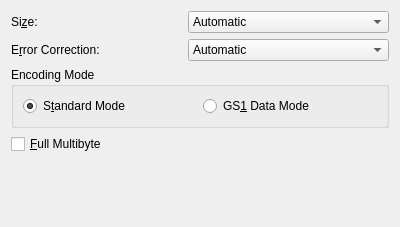
<?xml version="1.0" encoding="UTF-8"?>
<ui version="4.0">
 <class>grpRMQR</class>
 <widget class="QWidget" name="grpRMQR">
  <property name="geometry">
   <rect>
    <x>0</x>
    <y>0</y>
    <width>400</width>
    <height>227</height>
   </rect>
  </property>
  <property name="maximumSize">
   <size>
    <width>600</width>
    <height>16777215</height>
   </size>
  </property>
  <property name="windowTitle">
   <string>Form</string>
  </property>
  <layout class="QVBoxLayout" name="verticalLayout">
   <item>
    <layout class="QGridLayout" name="grpRMQROptions">
     <item row="0" column="0">
      <widget class="QLabel" name="labelRMQRSize">
       <property name="text">
        <string>Si&amp;ze:</string>
       </property>
       <property name="toolTip">
        <string>Set height and width (H x W) of symbol</string>
       </property>
       <property name="buddy">
        <cstring>cmbRMQRSize</cstring>
       </property>
      </widget>
     </item>
     <item row="0" column="1">
      <widget class="QComboBox" name="cmbRMQRSize">
       <property name="toolTip">
        <string>Set height and width (H x W) of symbol</string>
       </property>
       <property name="maxVisibleItems">
        <number>21</number>
       </property>
       <item>
        <property name="text">
         <string>Automatic</string>
        </property>
       </item>
       <item>
        <property name="text">
         <string>R7x43 (Zint 1)</string>
        </property>
       </item>
       <item>
        <property name="text">
         <string>R7x59 (Zint 2)</string>
        </property>
       </item>
       <item>
        <property name="text">
         <string>R7x77 (Zint 3)</string>
        </property>
       </item>
       <item>
        <property name="text">
         <string>R7x99 (Zint 4)</string>
        </property>
       </item>
       <item>
        <property name="text">
         <string>R7x139 (Zint 5)</string>
        </property>
       </item>
       <item>
        <property name="text">
         <string>R9x43 (Zint 6)</string>
        </property>
       </item>
       <item>
        <property name="text">
         <string>R9x59 (Zint 7)</string>
        </property>
       </item>
       <item>
        <property name="text">
         <string>R9x77 (Zint 8)</string>
        </property>
       </item>
       <item>
        <property name="text">
         <string>R9x99 (Zint 9)</string>
        </property>
       </item>
       <item>
        <property name="text">
         <string>R9x139 (Zint 10)</string>
        </property>
       </item>
       <item>
        <property name="text">
         <string>R11x27 (Zint 11)</string>
        </property>
       </item>
       <item>
        <property name="text">
         <string>R11x43 (Zint 12)</string>
        </property>
       </item>
       <item>
        <property name="text">
         <string>R11x59 (Zint 13)</string>
        </property>
       </item>
       <item>
        <property name="text">
         <string>R11x77 (Zint 14)</string>
        </property>
       </item>
       <item>
        <property name="text">
         <string>R11x99 (Zint 15)</string>
        </property>
       </item>
       <item>
        <property name="text">
         <string>R11x139 (Zint 16)</string>
        </property>
       </item>
       <item>
        <property name="text">
         <string>R13x27 (Zint 17)</string>
        </property>
       </item>
       <item>
        <property name="text">
         <string>R13x43 (Zint 18)</string>
        </property>
       </item>
       <item>
        <property name="text">
         <string>R13x59 (Zint 19)</string>
        </property>
       </item>
       <item>
        <property name="text">
         <string>R13x77 (Zint 20)</string>
        </property>
       </item>
       <item>
        <property name="text">
         <string>R13x99 (Zint 21)</string>
        </property>
       </item>
       <item>
        <property name="text">
         <string>R13x139 (Zint 22)</string>
        </property>
       </item>
       <item>
        <property name="text">
         <string>R15x43 (Zint 23)</string>
        </property>
       </item>
       <item>
        <property name="text">
         <string>R15x59 (Zint 24)</string>
        </property>
       </item>
       <item>
        <property name="text">
         <string>R15x77 (Zint 25)</string>
        </property>
       </item>
       <item>
        <property name="text">
         <string>R15x99 (Zint 26)</string>
        </property>
       </item>
       <item>
        <property name="text">
         <string>R15x139 (Zint 27)</string>
        </property>
       </item>
       <item>
        <property name="text">
         <string>R17x43 (Zint 28)</string>
        </property>
       </item>
       <item>
        <property name="text">
         <string>R17x59 (Zint 29)</string>
        </property>
       </item>
       <item>
        <property name="text">
         <string>R17x77 (Zint 30)</string>
        </property>
       </item>
       <item>
        <property name="text">
         <string>R17x99 (Zint 31)</string>
        </property>
       </item>
       <item>
        <property name="text">
         <string>R17x139 (Zint 32)</string>
        </property>
       </item>
       <item>
        <property name="text">
         <string>R7 x Automatic Width (Zint 33)</string>
        </property>
       </item>
       <item>
        <property name="text">
         <string>R9 x Automatic Width (Zint 34)</string>
        </property>
       </item>
       <item>
        <property name="text">
         <string>R11 x Automatic Width (Zint 35)</string>
        </property>
       </item>
       <item>
        <property name="text">
         <string>R13 x Automatic Width (Zint 36)</string>
        </property>
       </item>
       <item>
        <property name="text">
         <string>R15 x Automatic Width (Zint 37)</string>
        </property>
       </item>
       <item>
        <property name="text">
         <string>R17 x Automatic Width (Zint 38)</string>
        </property>
       </item>
      </widget>
     </item>
     <item row="1" column="0">
      <widget class="QLabel" name="labelRMQRECC">
       <property name="text">
        <string>E&amp;rror Correction:</string>
       </property>
       <property name="toolTip">
        <string>Set percentage of capacity to use for
error correction codewords</string>
       </property>
       <property name="buddy">
        <cstring>cmbRMQRECC</cstring>
       </property>
      </widget>
     </item>
     <item row="1" column="1">
      <widget class="QComboBox" name="cmbRMQRECC">
       <property name="toolTip">
        <string>Set percentage of capacity to use for
error correction codewords</string>
       </property>
       <item>
        <property name="text">
         <string>Automatic</string>
        </property>
       </item>
       <item>
        <property name="text">
         <string>~37% (Level M)</string>
        </property>
       </item>
       <item>
        <property name="text">
         <string>~65% (Level H)</string>
        </property>
       </item>
      </widget>
     </item>
    </layout>
   </item>
   <item>
    <widget class="QGroupBox" name="groupBoxRMQREncodingMode">
     <property name="title">
      <string>Encoding Mode</string>
     </property>
     <property name="toolTip">
      <string>How to process data</string>
     </property>
     <layout class="QGridLayout" name="gridLayoutRMQREncodingMode">
      <property name="sizeConstraint">
       <enum>QLayout::SetMinimumSize</enum>
      </property>
      <item row="0" column="0">
       <widget class="QRadioButton" name="radRMQRStand">
        <property name="text">
         <string>S&amp;tandard Mode</string>
        </property>
        <property name="toolTip">
         <string>Process data as normal</string>
        </property>
        <property name="checked">
         <bool>true</bool>
        </property>
       </widget>
      </item>
      <item row="0" column="1">
       <widget class="QRadioButton" name="radRMQRGS1">
        <property name="text">
         <string>GS&amp;1 Data Mode</string>
        </property>
        <property name="toolTip">
         <string>Process data as GS1 General Specifications data,
formatted with Application Identifiers (AIs)</string>
        </property>
       </widget>
      </item>
     </layout>
    </widget>
   </item>
   <item>
    <widget class="QCheckBox" name="chkRMQRFullMultibyte">
     <property name="text">
      <string>&amp;Full Multibyte</string>
     </property>
     <property name="checked">
      <bool>false</bool>
     </property>
     <property name="toolTip">
      <string>Use Kanji multibyte encoding for binary and Latin data</string>
     </property>
    </widget>
   </item>
   <item>
    <spacer name="verticalSpacer">
     <property name="orientation">
      <enum>Qt::Vertical</enum>
     </property>
     <property name="sizeType">
      <enum>QSizePolicy::MinimumExpanding</enum>
     </property>
     <property name="sizeHint" stdset="0">
      <size>
       <width>20</width>
       <height>43</height>
      </size>
     </property>
    </spacer>
   </item>
  </layout>
 </widget>
 <resources/>
 <connections/>
</ui>
